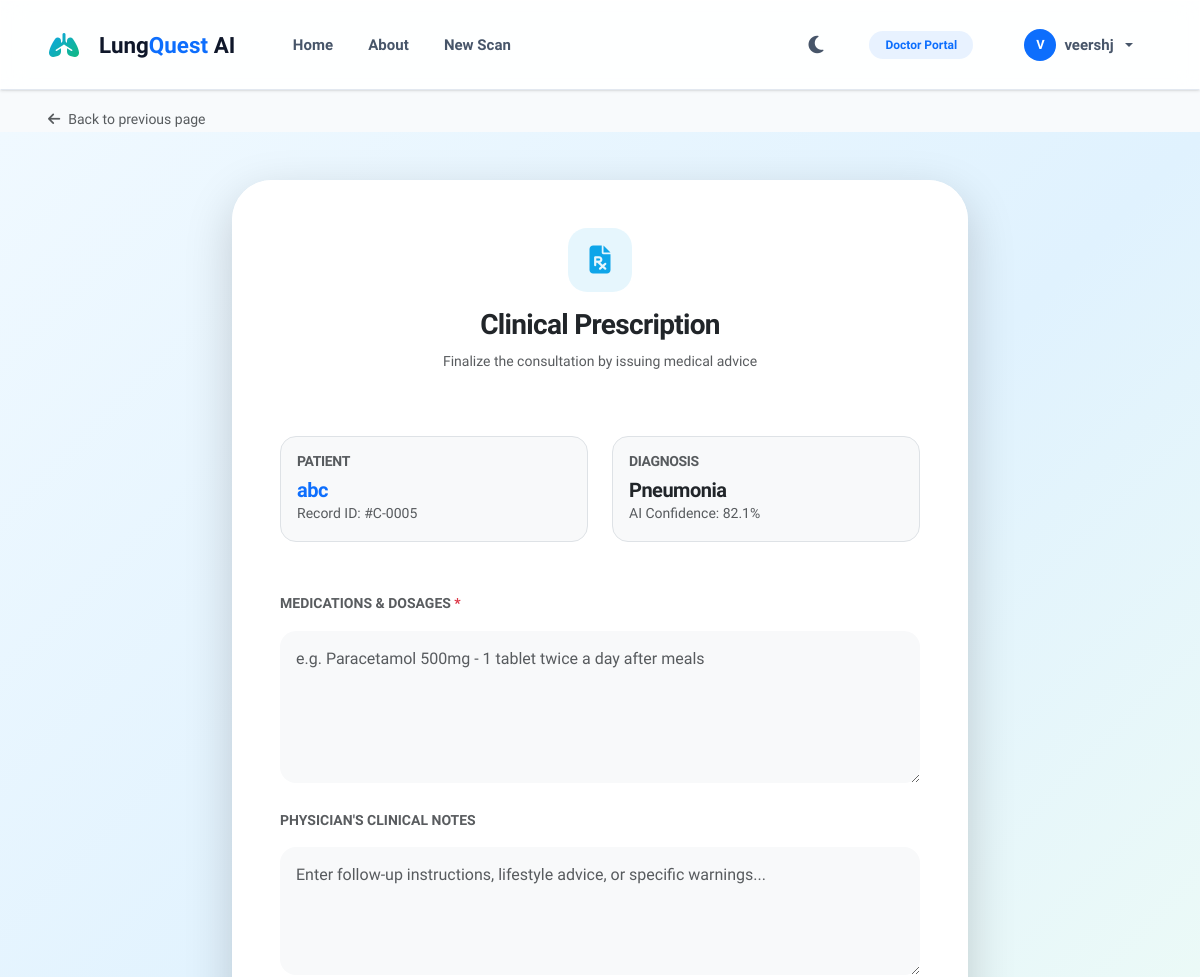
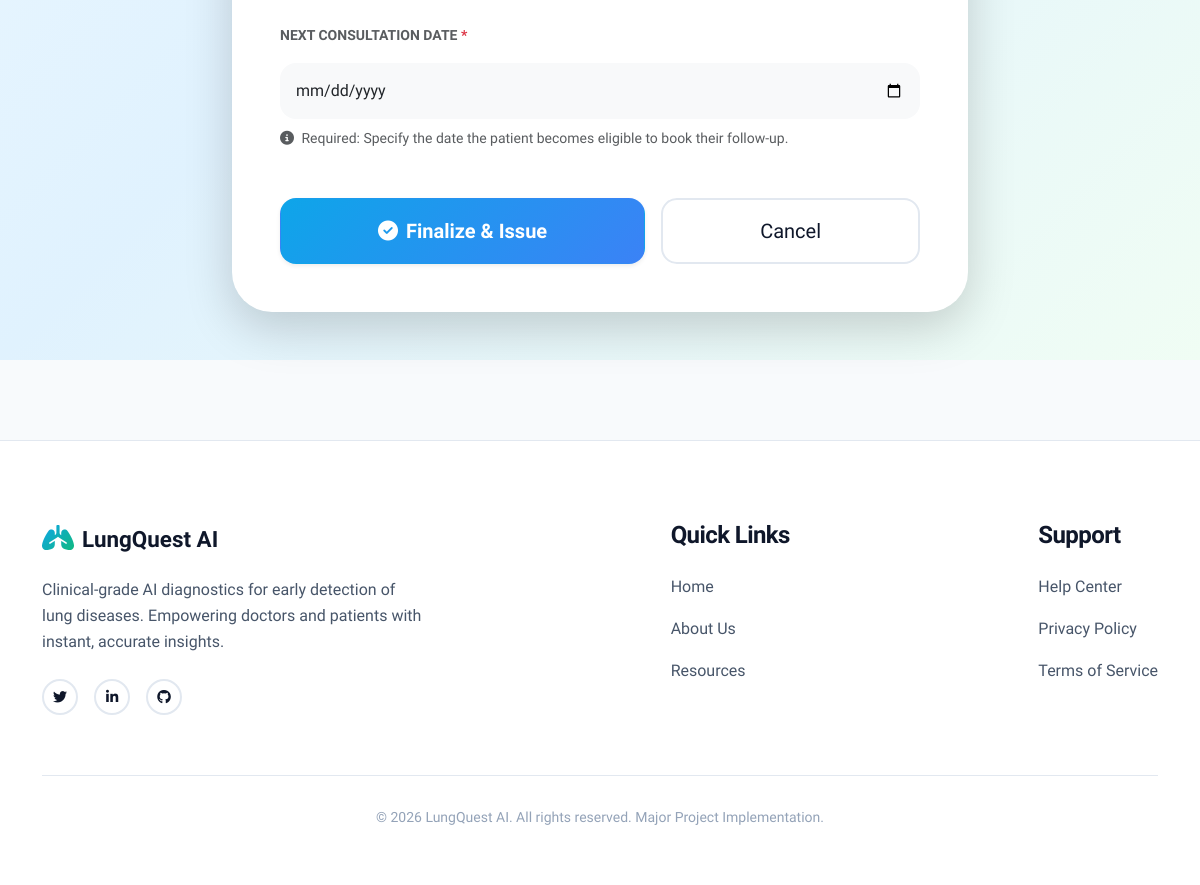
/consultation/5/prescribe/ (signed in), run on the app's committed database (2 pictures, top to bottom).
### detector/models.py (models this page shows, shortened)
class User(AbstractUser):
    ROLE_CHOICES = (
        ('patient', 'Patient'),
        ('doctor', 'Doctor'),
    )
    role = models.CharField(max_length=10, choices=ROLE_CHOICES, default='patient')
    specialization = models.CharField(max_length=100, blank=True, null=True)
    license_number = models.CharField(max_length=50, blank=True, null=True)
    phone_number = models.CharField(max_length=15, blank=True, null=True)
    is_verified = models.BooleanField(default=False)
    smoking_history = models.CharField(max_length=100, blank=True, null=True)
    medical_conditions = models.TextField(blank=True, null=True)
    allergies = models.TextField(blank=True, null=True)
    current_medications = models.TextField(blank=True, null=True)

class Consultation(models.Model):
    STATUS_CHOICES = [
        ('Requested', 'Requested'),
        ('Scheduled', 'Scheduled'),
        ('Completed', 'Completed'),
        ('Cancelled', 'Cancelled'),
    ]
    MODE_CHOICES = [
        ('Online', 'Online Video Call'),
        ('Offline', 'In-Person Visit'),
    ]
    report = models.ForeignKey(LungReport, on_delete=models.CASCADE, related_name='consultations')
    patient = models.ForeignKey(User, on_delete=models.CASCADE, related_name='patient_consultations')
    doctor = models.ForeignKey(User, on_delete=models.CASCADE, related_name='doctor_consultations')
    preferred_date = models.DateField(null=True, blank=True)
    scheduled_time = models.CharField(max_length=100, null=True, blank=True)
    status = models.CharField(max_length=20, choices=STATUS_CHOICES, default='Requested')
    mode = models.CharField(max_length=10, choices=MODE_CHOICES, default='Online')
    patient_notes = models.TextField(blank=True, null=True)
    reminder_sent = models.BooleanField(default=False)
    next_consultation_date = models.DateField(null=True, blank=True, help_text="Date recommended by doctor for next follow-up")
    created_at = models.DateTimeField(auto_now_add=True)

class LungReport(models.Model):
    STATUS_CHOICES = (
        ('Unrequested', 'Awaiting Action'),
        ('Pending', 'Pending Review'),
        ('Approved', 'Approved'),
        ('Rejected', 'Rejected'),
    )
    patient = models.ForeignKey(User, on_delete=models.CASCADE, related_name='scans')
    image = models.ImageField(upload_to='scans/')
    prediction_json = models.JSONField()
    confidence = models.FloatField()
    result_label = models.CharField(max_length=50)
    status = models.CharField(max_length=20, choices=STATUS_CHOICES, default='Unrequested')
    requested_doctor = models.ForeignKey(User, on_delete=models.SET_NULL, null=True, blank=True, related_name='requested_scans')
    reviewed_by = models.ForeignKey(User, on_delete=models.SET_NULL, null=True, blank=True, related_name='reviews')
    review_notes = models.TextField(blank=True, null=True)
    patient_notes = models.TextField(blank=True, null=True)
    created_at = models.DateTimeField(auto_now_add=True)
    reviewed_at = models.DateTimeField(null=True, blank=True)

### detector/views.py (the view, shortened to what this page needs)
# urls.py: path('consultation/<int:consultation_id>/prescribe/', views.write_prescription, name='write_prescription'),
@login_required
def write_prescription(request, consultation_id):
    if request.user.role != 'doctor':
        return HttpResponse('Unauthorized', status=401)
    consultation = get_object_or_404(Consultation, id=consultation_id, doctor=request.user)
    return render(request, 'detector/prescription_form.html', {'consultation': consultation})

### templates/detector/prescription_form.html (shortened to what this page needs)
{% extends 'detector/base.html' %}
{% load static %}
{% block content %}
<div class="auth-wrapper py-5 min-vh-100 d-flex align-items-center">
    <div class="container">
        <div class="row justify-content-center">
            <div class="col-md-10 col-lg-8">
                <div class="card border-0 shadow-lg auth-card overflow-hidden">
                    <div class="card-header bg-white border-0 pt-5 pb-0 text-center">
                        <div class="auth-icon-wrapper mx-auto mb-3" style="background: rgba(14,165,233,.1); color: var(--brand-primary);">
                            <i class="fas fa-file-prescription fs-3"></i>
                        </div>
                        <h3 class="fw-bold text-dark">Clinical Prescription</h3>
                        <p class="text-muted small">Finalize the consultation by issuing medical advice</p>
                    </div>
                    <div class="card-body p-4 p-md-5 pt-4">
                        <div class="row g-4 mb-5">
                            <div class="col-md-6">
                                <div class="p-3 bg-light rounded-4 border h-100">
                                    <h6 class="fw-bold small text-uppercase text-muted mb-2">Patient</h6>
                                    <h5 class="fw-bold mb-0 text-primary">{{ consultation.patient.username }}</h5>
                                    <p class="small text-muted mb-0">Record ID: #C-{{ consultation.id|stringformat:"04d" }}</p>
                                </div>
                            </div>
                            <div class="col-md-6">
                                <div class="p-3 bg-light rounded-4 border h-100">
                                    <h6 class="fw-bold small text-uppercase text-muted mb-2">Diagnosis</h6>
                                    <h5 class="fw-bold mb-0 text-dark">{{ consultation.report.result_label }}</h5>
                                    <p class="small text-muted mb-0">AI Confidence: {{ consultation.report.confidence|floatformat:1 }}%</p>
                                </div>
                            </div>
                        </div>
                        <form method="POST" id="prescription-form">
                            <div class="mb-4">
                                <label class="form-label fw-bold small text-uppercase text-muted mb-3">Medications & Dosages <span class="text-danger">*</span></label>
                                <textarea name="medications" id="medications" class="form-control rounded-4 bg-light border-0 p-3" rows="5"
                                          placeholder="e.g. Paracetamol 500mg - 1 tablet twice a day after meals" required></textarea>
                            </div>
                            <div class="mb-4">
                                <label class="form-label fw-bold small text-uppercase text-muted mb-3">Physician's Clinical Notes</label>
                                <textarea name="doctor_notes" class="form-control rounded-4 bg-light border-0 p-3" rows="4"
                                          placeholder="Enter follow-up instructions, lifestyle advice, or specific warnings..."></textarea>
                            </div>
                            <div class="mb-5">
                                <label class="form-label fw-bold small text-uppercase text-muted mb-3">Next Consultation Date <span class="text-danger">*</span></label>
                                <input type="date" name="next_consultation_date" class="form-control rounded-4 bg-light border-0 p-3" required>
                                <div class="form-text mt-2"><i class="fas fa-info-circle me-1"></i> Required: Specify the date the patient becomes eligible to book their follow-up.</div>
                            </div>
                            <div class="d-flex flex-wrap gap-3">
                                <button type="submit" class="btn btn-primary-p btn-lg flex-fill py-3 rounded-4 shadow-sm fw-bold">
                                    <i class="fas fa-check-circle me-2"></i>Finalize & Issue
                                </button>
                                <a href="{% url 'doctor_dashboard' %}" class="btn btn-outline-p btn-lg flex-fill py-3 rounded-4">
                                    Cancel
                                </a>
                            </div>
                        </form>
                    </div>
                </div>
            </div>
        </div>
    </div>
</div>
{% endblock %}

### templates/detector/base.html (shortened to what this page needs)
<!DOCTYPE html>
<html lang="en">
<head>
    <link href="https://cdn.jsdelivr.net/npm/bootstrap@5.3.0/dist/css/bootstrap.min.css" rel="stylesheet">
    <link href="https://cdnjs.cloudflare.com/ajax/libs/font-awesome/6.4.0/css/all.min.css" rel="stylesheet">
    {% load static role_tags %}
    <link rel="stylesheet" href="{% static 'css/style.css' %}">
</head>
<body>
<nav class="navbar navbar-expand-lg glass sticky-top">
    <div class="container-fluid px-lg-5">
        <a class="navbar-brand d-flex align-items-center" href="{% url 'landing' %}">
            <i class="fas fa-lungs me-2 fs-4 text-primary"></i>
            <span class="fw-bold">Lung<span class="text-primary">Quest</span> AI</span>
        </a>
        <div class="collapse navbar-collapse" id="navbarNav">
            <ul class="navbar-nav ms-lg-4 align-items-center">
                <li class="nav-item">
                    <a class="nav-link" href="{% url 'landing' %}">Home</a>
                </li>
                <li class="nav-item">
                    <a class="nav-link" href="{% url 'about' %}">About</a>
                </li>
                {% if user.is_authenticated %}
                <li class="nav-item">
                    <a class="nav-link" href="{% url 'home' %}">New Scan</a>
                </li>
                {% endif %}
            </ul>
            <ul class="navbar-nav ms-auto align-items-center">
                <li class="nav-item me-3 d-flex align-items-center">
                    <button class="btn btn-link nav-link p-0 theme-toggle-btn border-0 shadow-none d-flex align-items-center" id="theme-toggle" title="Toggle Theme" style="height: 40px; width: 40px; justify-content: center;">
                        <i class="fas fa-moon fs-5"></i>
                    </button>
                </li>
                {% if user.is_authenticated %}
                {% if user|is_doctor %}
                <li class="nav-item">
                    <a class="nav-link py-1" href="{% url 'doctor_dashboard' %}">
                        <span class="badge bg-soft-primary text-primary px-3 rounded-pill fw-bold" style="padding-top: 0.5rem; padding-bottom: 0.5rem; font-size: 0.75rem;">Doctor Portal</span>
                    </a>
                </li>
                {% else %}
                <li class="nav-item">
                    <a class="nav-link py-1" href="{% url 'patient_dashboard' %}">
                        <span class="badge bg-soft-info text-info px-3 rounded-pill fw-bold" style="padding-top: 0.5rem; padding-bottom: 0.5rem; font-size: 0.75rem;">Patient Portal</span>
                    </a>
                </li>
                {% endif %}
                <li class="nav-item dropdown ms-lg-3">
                    <a class="nav-link dropdown-toggle d-flex align-items-center gap-2" href="#" role="button" data-bs-toggle="dropdown">
                        <div class="avatar-sm bg-primary text-white rounded-circle d-flex align-items-center justify-content-center" style="width: 32px; height: 32px; font-size: 0.8rem; font-weight: 700;">
                            {{ user.username|slice:":1"|upper }}
                        </div>
                        {{ user.username }}
                    </a>
                </li>
                {% endif %}
            </ul>
        </div>
    </div>
</nav>
{% block back_button %}
{% if user.is_authenticated and request.resolver_match.url_name != 'landing' %}
<div class="container-fluid px-lg-5 mt-3">
    <a href="javascript:history.back()" class="text-decoration-none text-muted small animate-up d-inline-block">
        <i class="fas fa-arrow-left me-2"></i>Back to previous page
    </a>
</div>
{% endif %}
{% endblock %}
<main>
    {% block content %}{% endblock %}
</main>
<footer class="footer-premium">
    <div class="container">
        <div class="footer-content">
            <div class="footer-logo">
                <a class="navbar-brand mb-3 d-block" href="{% url 'landing' %}">
                    <i class="fas fa-lungs me-2"></i>LungQuest AI
                </a>
                <p>Clinical-grade AI diagnostics for early detection of lung diseases. Empowering doctors and patients with instant, accurate insights.</p>
                <div class="mt-4 d-flex gap-3">
                    <a href="#" class="btn btn-sm btn-outline-p rounded-circle" style="width: 36px; height: 36px; padding: 0; display: flex; align-items: center; justify-content: center;"><i class="fab fa-twitter"></i></a>
                    <a href="#" class="btn btn-sm btn-outline-p rounded-circle" style="width: 36px; height: 36px; padding: 0; display: flex; align-items: center; justify-content: center;"><i class="fab fa-linkedin-in"></i></a>
                    <a href="#" class="btn btn-sm btn-outline-p rounded-circle" style="width: 36px; height: 36px; padding: 0; display: flex; align-items: center; justify-content: center;"><i class="fab fa-github"></i></a>
                </div>
            </div>
            <div class="footer-links">
                <h4>Quick Links</h4>
                <ul>
                    <li><a href="{% url 'landing' %}">Home</a></li>
                    <li><a href="{% url 'about' %}">About Us</a></li>
                    <li><a href="{% url 'resources' %}">Resources</a></li>
                </ul>
            </div>
            <div class="footer-links">
                <h4>Support</h4>
                <ul>
                    <li><a href="#">Help Center</a></li>
                    <li><a href="#">Privacy Policy</a></li>
                    <li><a href="#">Terms of Service</a></li>
                </ul>
            </div>
        </div>
        <div class="footer-bottom">
            <p>&copy; 2026 LungQuest AI. All rights reserved. Major Project Implementation.</p>
        </div>
    </div>
</footer>
</body>
</html>

### data on the page
User: username "V", username "veershj"
Consultation: patient.username "abc", id "0005", report.result_label "Pneumonia", report.confidence "82.1"
